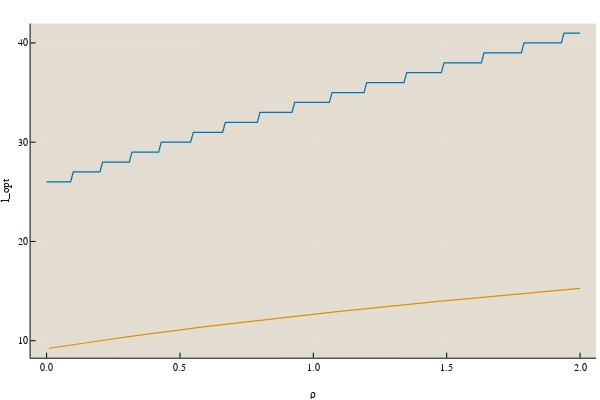

Source (notebook cell):
### Markdown cell above
Let's compare this with the result from looking at the minimal load.

### Code cell
x = Any[9.241341851482083, 9.283634505008324, 9.325703054538993, 9.367550833504138, 9.409181094303246, 9.450597011025444, 9.491801682053627, 9.532798132558572, 9.573589316888581, 9.614178120860002, 9.654567363953568, 9.694759801421252, 9.734758126308062, 9.774564971392884, 9.814182911052347, 9.853614463051382, 9.892862090263948, 9.931928202327255, 9.97081515723255, 10.009525262855473, 10.048060778428685, 10.086423915959468, 10.124616841594756, 10.162641676935957, 10.20050050030581, 10.238195347969393, 10.275728215311302, 10.313101057970865, 10.350315792937263, 10.387374299606227, 10.424278420799972, 10.461029963751878, 10.497630701057457, 10.534082371592925, 10.570386681402809, 10.606545304557748, 10.642559883983804, 10.67843203226434, 10.714163332415646, 10.749755338637272, 10.785209577038145, 10.820527546339358, 10.855710718554576, 10.8907605396489, 10.925678430177033, 10.960465785901528, 10.995123978391865, 11.029654355605086, 11.06405824244869, 11.098336941326405, 11.13249173266751, 11.166523875440292, 11.200434607650203, 11.234225146823292, 11.267896690475414, 11.30145041656777, 11.334887483949176, 11.368209032785645, 11.401416184977597, 11.43451004456526, 11.467491698122535, 11.500362215139845, 11.533122648396239, 11.565774034321203, 11.598317393346452, 11.630753730248099, 11.663084034479455, 11.695309280494856, 11.727430428064723, 11.759448422582205, 11.791364195361654, 11.823178663929182, 11.854892732305595, 11.886507291281898, 11.918023218687662, 11.94944137965241, 11.980762626860313, 12.011987800798357, 12.043117729998194, 12.07415323127188, 12.105095109941693, 12.135944160064184, 12.16670116464867, 12.197366895870303, 12.22794211527793, 12.258427573996816, 12.288824012926488, 12.319132162933736, 12.349352745041006, 12.37948647061025, 12.409534041522422, 12.439496150352696, 12.469373480541563, 12.499166706561907, 12.528876494082194, 12.558503500125854, 12.588048373226995, 12.617511753582528, 12.646894273200827, 12.676196556046982, 12.705419218184787, 12.73456286791552, 12.763628105913604, 12.792615525359258, 12.821525712068185, 12.850359244618419, 12.87911669447435, 12.907798626108065, 12.936405597118037, 12.964938158345245, 12.993396853986772, 13.021782221706992, 13.05009479274637, 13.078335092027936, 13.106503638261534, 13.134600944045841, 13.162627515968271, 13.190583854702792, 13.218470455105702, 13.246287806309427, 13.274036391814388, 13.30171668957899, 13.329329172107771, 13.35687430653776, 13.384352554723081, 13.411764373317885, 13.439110213857575, 13.466390522838442, 13.493605741795713, 13.520756307380049, 13.547842651432541, 13.574865201058227, 13.601824378698188, 13.628720602200243, 13.655554284888247, 13.682325835630095, 13.70903565890438, 13.735684154865817, 13.762271719409387, 13.788798744233288, 13.815265616900685, 13.841672720900299, 13.868020435705883, 13.894309136834565, 13.920539195904103, 13.946710980689113, 13.97282485517624, 13.998881179618312, 14.024880310587518, 14.05082260102761, 14.07670840030517, 14.102538054259943, 14.128311905254252, 14.154030292221563, 14.179693550714155, 14.205302012949945, 14.230856007858504, 14.256355861126236, 14.281801895240788, 14.307194429534661, 14.332533780228083, 14.357820260471117, 14.383054180385052, 14.408235847103086, 14.4333655648103, 14.458443634782956, 14.483470355427107, 14.508446022316598, 14.533370928230362, 14.558245363189144, 14.583069614491567, 14.60784396674963, 14.632568701923582, 14.65724409935624, 14.681870435806728, 14.706447985483674, 14.730977020077846, 14.755457808794256, 14.77989061838375, 14.804275713174084, 14.828613355100487, 14.852903803735744, 14.87714731631978, 14.901344147788793, 14.925494550803895, 14.949598775779322, 14.973657070910182, 14.997669682199769, 15.021636853486452, 15.045558826470135, 15.069435840738304, 15.093268133791678, 15.117055941069452, 15.140799495974152, 15.164499029896112, 15.188154772237558, 15.211766950436354, 15.235335789989362, 15.258861514475445, 15.28234434557813]
plot!(0.01:0.01:2, x)
